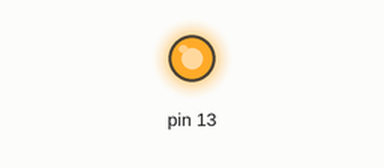
This sketch was run on a simulated Arduino Uno, built with avr-gcc and run on an emulated ATmega328P. On the bench: output pins drawn as LEDs (lit = HIGH).

Above: at 0.1 s.
Timing chart, 0 to 1.6 s (numbered marks = the images above):
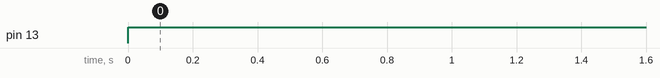

The sketch:

Echo.ino
```cpp
void setup() {
  // put your setup code here, to run once:
Serial.begin(9600);
pinMode(13,OUTPUT);
}

void loop() {
  // put your main code here, to run repeatedly:
  digitalWrite(13,~digitalRead(13));
  delay(500);
}
```

Measured:
- by itself, pin 13: LOW → HIGH at 0.00 s
